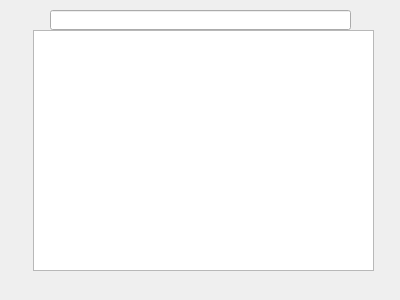
<?xml version="1.0" encoding="UTF-8"?>
<ui version="4.0">
 <class>UIDiagnostics</class>
 <widget class="QWidget" name="UIDiagnostics">
  <property name="geometry">
   <rect>
    <x>0</x>
    <y>0</y>
    <width>400</width>
    <height>300</height>
   </rect>
  </property>
  <property name="windowTitle">
   <string>Form</string>
  </property>
  <widget class="QTextEdit" name="textEdit">
   <property name="geometry">
    <rect>
     <x>33</x>
     <y>30</y>
     <width>341</width>
     <height>241</height>
    </rect>
   </property>
  </widget>
  <widget class="QLineEdit" name="lineEdit">
   <property name="geometry">
    <rect>
     <x>50</x>
     <y>10</y>
     <width>301</width>
     <height>20</height>
    </rect>
   </property>
  </widget>
 </widget>
 <resources/>
 <connections/>
</ui>
